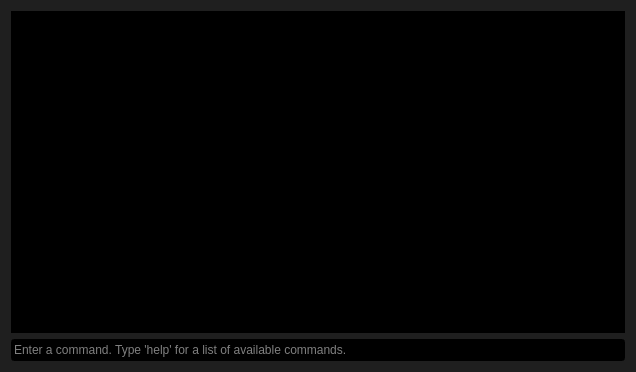
<?xml version="1.0" encoding="UTF-8"?>
<ui version="4.0">
 <class>Terminal</class>
 <widget class="QDialog" name="Terminal">
  <property name="geometry">
   <rect>
    <x>0</x>
    <y>0</y>
    <width>636</width>
    <height>372</height>
   </rect>
  </property>
  <property name="windowTitle">
   <string>Terminal</string>
  </property>
  <property name="windowIcon">
   <iconset resource="../resources.qrc">
    <normaloff>:/icons/resources/usb-bt.ico</normaloff>:/icons/resources/usb-bt.ico</iconset>
  </property>
  <property name="styleSheet">
   <string notr="true">font: 9pt &quot;Consolas&quot;;
background-color: rgb(31, 31, 31);</string>
  </property>
  <layout class="QHBoxLayout" name="horizontalLayout">
   <item>
    <layout class="QVBoxLayout" name="verticalLayout">
     <item>
      <widget class="QTextEdit" name="textEdit_history">
       <property name="focusPolicy">
        <enum>Qt::WheelFocus</enum>
       </property>
       <property name="styleSheet">
        <string notr="true">QTextEdit {
background-color: rgb(0, 0, 0);
color: rgb(255, 255, 255);
	selection-color: rgb(0, 0, 0);
	selection-background-color: rgb(255, 255, 255);
}</string>
       </property>
       <property name="readOnly">
        <bool>true</bool>
       </property>
      </widget>
     </item>
     <item>
      <widget class="QLineEdit" name="lineEdit_command">
       <property name="styleSheet">
        <string notr="true">QLineEdit{
	background-color: rgb(0, 0, 0);
	color: rgb(255, 255, 255);
	selection-color: rgb(0, 0, 0);
	selection-background-color: rgb(255, 255, 255);
}</string>
       </property>
       <property name="placeholderText">
        <string>Enter a command. Type 'help' for a list of available commands.</string>
       </property>
      </widget>
     </item>
    </layout>
   </item>
  </layout>
 </widget>
 <layoutdefault spacing="6" margin="11"/>
 <tabstops>
  <tabstop>lineEdit_command</tabstop>
  <tabstop>textEdit_history</tabstop>
 </tabstops>
 <resources>
  <include location="../resources.qrc"/>
 </resources>
 <connections/>
</ui>
